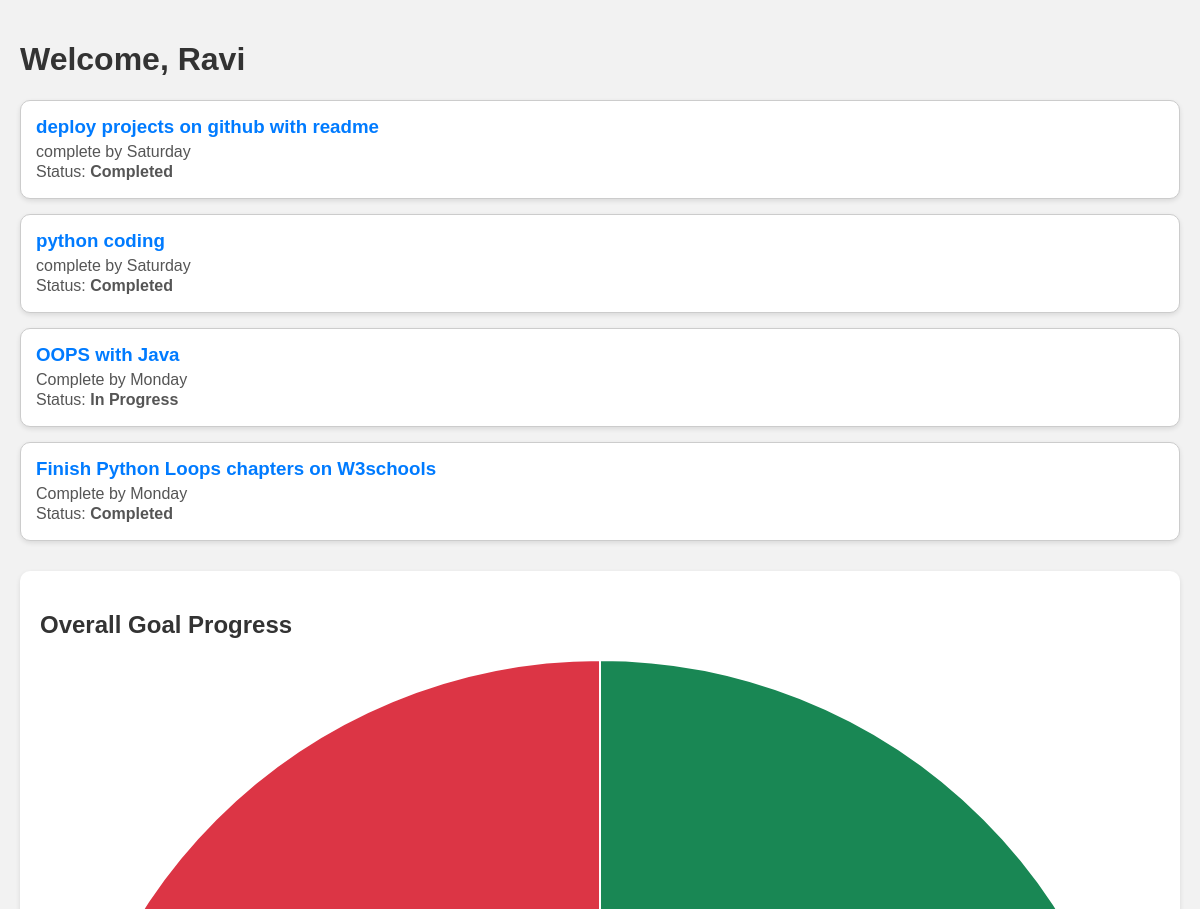
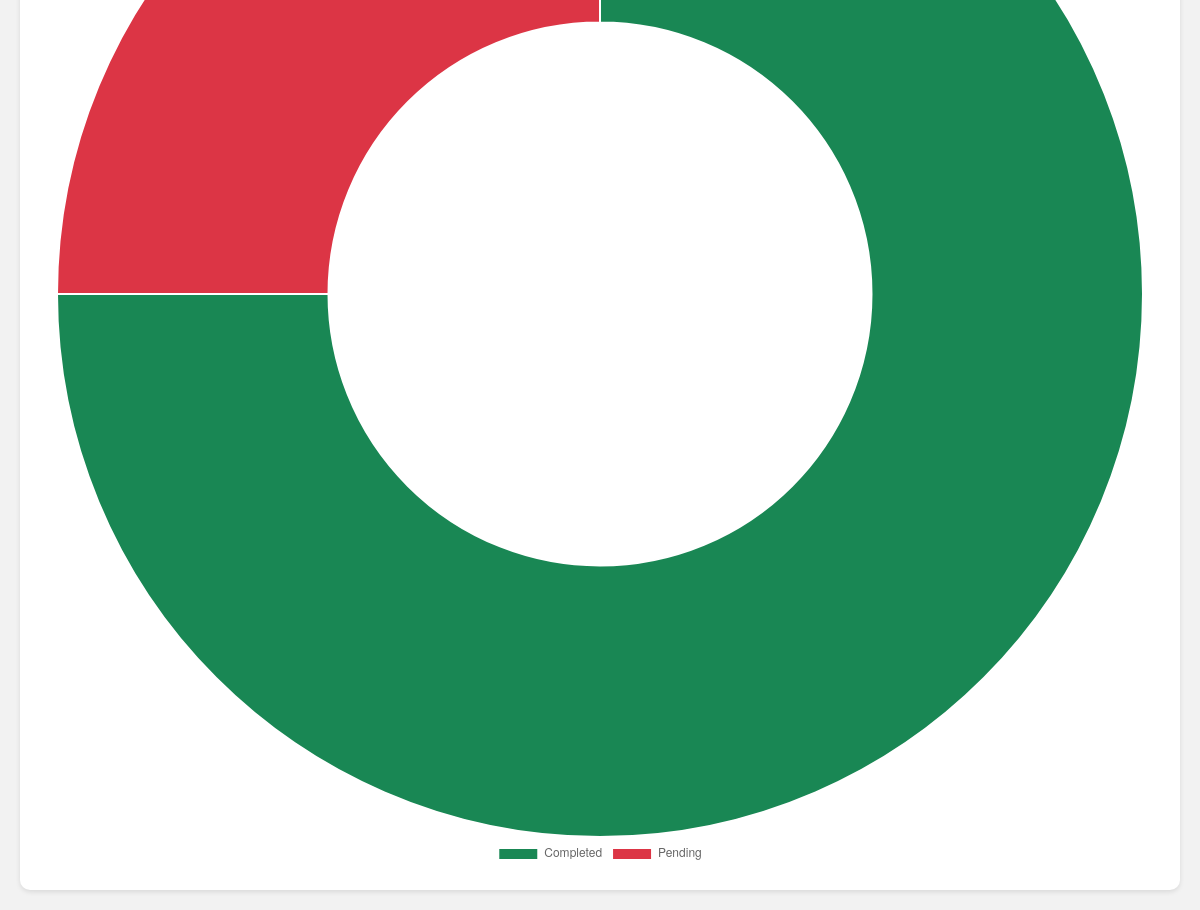
Screenshot of /profile (signed in) with the database file from the repository (2 pictures, top to bottom).
### tables this page shows
CREATE TABLE goals (
            id INTEGER PRIMARY KEY AUTOINCREMENT,
            username TEXT NOT NULL,
            title TEXT NOT NULL,
            description TEXT,
            status TEXT DEFAULT 'Pending'
        );

### app.py (the view)
@app.route('/profile')
def profile():
    if 'username' not in session:
        return redirect('/login')
    username = session['username']
    conn = sqlite3.connect('db.sqlite3')
    c = conn.cursor()
    c.execute("SELECT title, description, status FROM goals WHERE username=?", (username,))
    rows = c.fetchall()
    goals = []
    completed_count = 0
    for row in rows:
        goals.append({
            'title': row[0],
            'description': row[1],
            'status': row[2]
        })
        if row[2].lower() == 'completed':
            completed_count += 1
    total_goals = len(goals)
    conn.close()
    return render_template('profile.html', username=username, goals=goals, completed=completed_count, total=total_goals)

### templates/profile.html (shortened to what this page needs)
<!DOCTYPE html>
<html>
<head>
</head>
<body>
    <h1>Welcome, {{ username }}</h1>
    {% for goal in goals %}
    <div class="goal-card">
        <h3>{{ goal.title }}</h3>
        <p>{{ goal.description }}</p>
        <p>Status: <strong>{{ goal.status }}</strong></p>
    </div>
    {% endfor %}
    <div class="chart-container">
        <h2>Overall Goal Progress</h2>
        <canvas id="goalChart" width="400" height="200"></canvas>
    </div>
    <script>
        const ctx = document.getElementById('goalChart').getContext('2d');
        const chart = new Chart(ctx, {
            type: 'doughnut',
            data: {
                labels: ['Completed', 'Pending'],
                datasets: [{
                    label: 'Goal Progress',
                    data: [{{ completed }}, {{ total - completed }}],
                    backgroundColor: ['#198754', '#dc3545']
                }]
            },
            options: {
                responsive: true,
                plugins: {
                    legend: {
                        position: 'bottom'
                    }
                }
            }
        });
    </script>
</body>
</html>

### templates/profile.html (style rules this page uses)
body { font-family: Arial, sans-serif; background-color: #f2f2f2; margin: 0; padding: 20px; }
h1, h2 { color: #333; }
.goal-card { border: 1px solid #ccc; border-radius: 10px; padding: 15px; margin-bottom: 15px; background-color: #ffffff; box-shadow: 0px 2px 5px rgba(0, 0, 0, 0.1); }
.goal-card h3 { margin: 0 0 5px; color: #007bff; }
.goal-card p { margin: 2px 0; color: #555; }
.chart-container { margin-top: 30px; background-color: #fff; padding: 20px; border-radius: 10px; box-shadow: 0px 2px 5px rgba(0, 0, 0, 0.1); }

### rows the page displays
goals: title "deploy projects on github with readme", description "complete by Saturday", status "Completed"
goals: title "python coding", description "complete by Saturday", status "Completed"
goals: title "OOPS with Java", description "Complete by Monday", status "In Progress"
goals: title "Finish Python Loops chapters on W3schools", description "Complete by Monday", status "Completed"

### other values shown
{{ username }} "Ravi"
chart data {{ completed }} 3
chart data {{ total - completed }} 1
